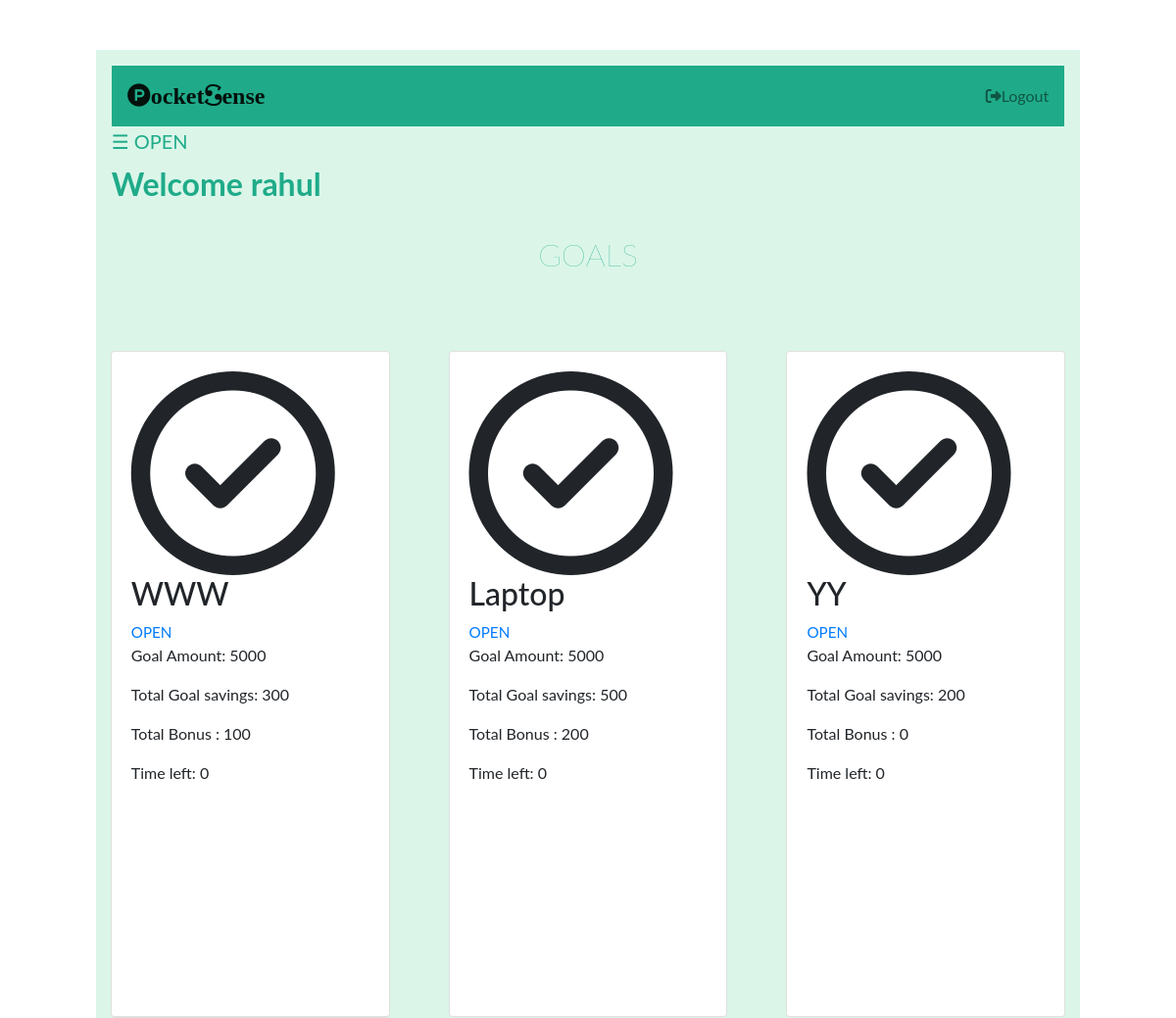
/task/index (signed in, upper part), run on an earlier commit of the app's database.
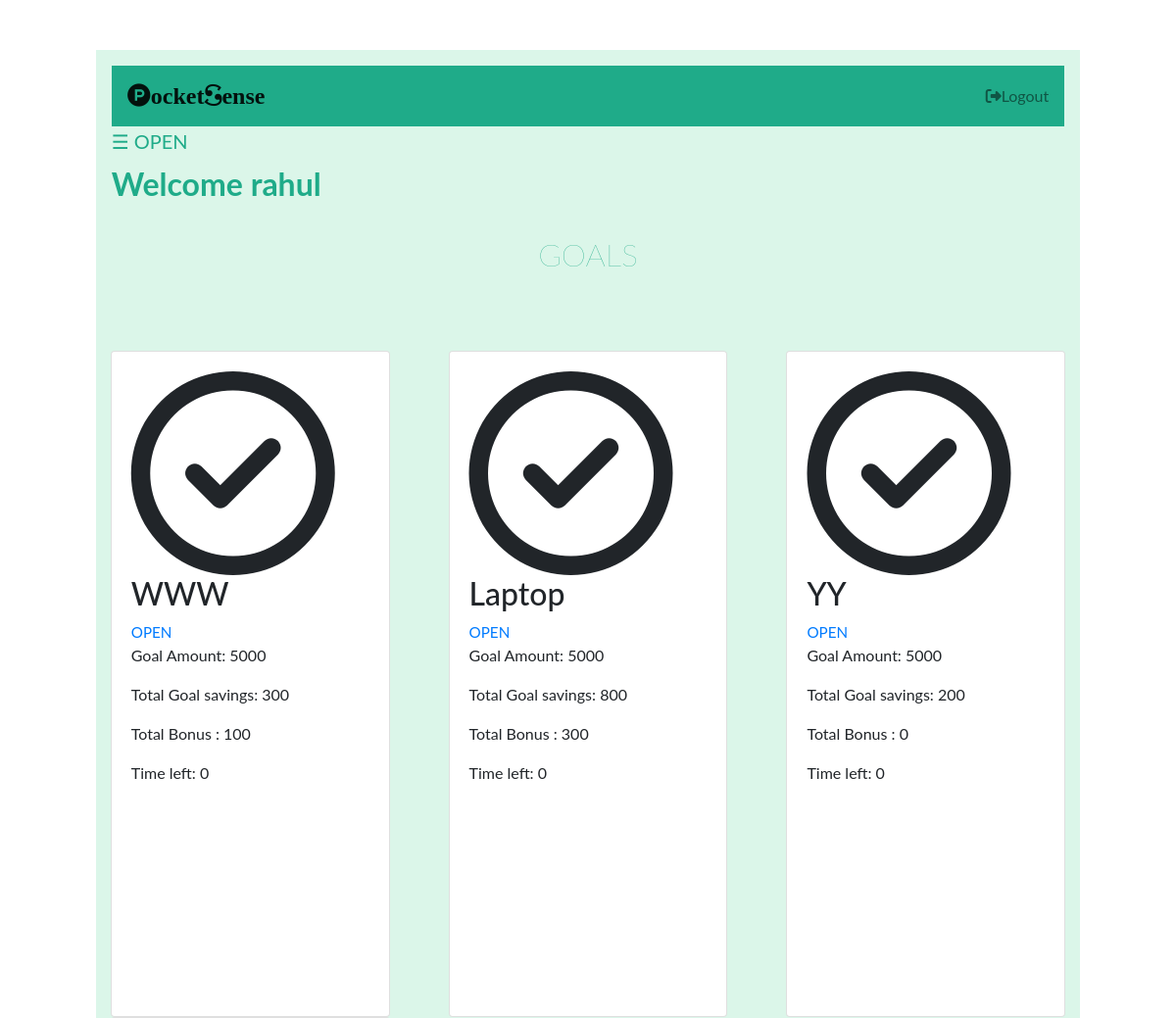
And on a later commit of the database.
### tables this page shows
CREATE TABLE goal(
	goal_id INTEGER PRIMARY KEY AUTOINCREMENT,
	author_id INTEGER ,
	task_author INTEGER,

	goal_name TEXT UNIQUE ,
	income_amt INTEGER ,
	goal_amt INTEGER ,
	goal_saving INTEGER,

	fix_saving_amt INTEGER,
	saving_amt INTEGER ,
	emergency_amt INTEGER ,
	
	bonus INTEGER ,
    time_left INTEGER ,
	personal_amt INTEGER ,
	counter INTEGER,

	created TIMESTAMP DEFAULT CURRENT_TIMESTAMP,


	task_name  TEXT,

	task_amt INTEGER,
	task_count INTEGER,
	
	FOREIGN KEY (author_id) REFERENCES child (child_id),
	
	FOREIGN KEY (task_author) REFERENCES parent (parent_id)

);

### fin/task.py (the view)
@bp.route('/index' ,  methods = ('GET' , 'POST'))
@parent_login_required
def index():
    db = get_db()
    goals = db.execute(
        'SELECT go.goal_id , child_username , goal_amt , goal_name , saving_amt , bonus , time_left , author_id , goal_saving'
        ' FROM goal go JOIN child u ON go.author_id = u.child_id'
        ' ORDER BY created DESC'
    ).fetchall()
    return render_template('task/index.html', goals=goals)

### fin/auth.py (called while the page is built)
@bp.before_app_request
def load_logged_in_parent():
    parent_id = session.get('parent_id')
    if parent_id is None:
        g.parent = None
    else:
        g.parent = get_db().execute(
            'SELECT * FROM parent WHERE parent_id = ?', (parent_id,)
        ).fetchone()

def parent_login_required(view):
    @functools.wraps(view)
    def wrapped_view(**kwargs):
        if g.parent is None:
            return redirect(url_for('auth.parent_login'))
        return view(**kwargs)
    return wrapped_view

@bp.before_app_request
def load_logged_in_child():
    child_id = session.get('child_id')
    if child_id is None:
        g.child = None
    else:
        g.child = get_db().execute(
            'SELECT * FROM child WHERE child_id = ?', (child_id,)
        ).fetchone()

### fin/db.py (called while the page is built)
def get_db():
	if 'db' not in g:
		g.db = sqlite3.connect( current_app.config['DATABASE'] , detect_types=sqlite3.PARSE_DECLTYPES)
		g.db.row_factory = sqlite3.Row
	return g.db

### fin/templates/task/index.html (shortened to what this page needs)
<!DOCTYPE html>
<html>
<head>
  <link rel="stylesheet" href="https://stackpath.bootstrapcdn.com/bootstrap/4.5.0/css/bootstrap.min.css">
<link rel="stylesheet" href="{{ url_for('static', filename='account.css') }}">
</head>
<body>
  <section id="main">
  <div class="container-fluid">
    <section id="first">
      <div id="main">
        <nav class="navbar navbar-light" style="background-color: #1fab89;">
          <a class="navbar-brand" href=""><i class="fa fa-product-hunt" aria-hidden="true"></i>ocket<i class="fa fa-scribd" aria-hidden="true"></i>ense</a>
          <ul class="navbar-nav ml-auto">
            <li class="nav-item">
              {% if g.parent %}
              <a class="nav-link" href="{{ url_for('auth.parent_logout') }}"><i class="fa fa-sign-out" aria-hidden="true"></i>Logout</a>
              {% endif %}
            </li>
          </ul>
        </nav>
        <span class="op" style="font-size:20px;cursor:pointer" onclick="openNav()">&#9776; OPEN</span>
         {% if g.parent %}
        <h2 class="title">Welcome {{ g.parent['parent_username'] }}</h2>
        {% endif %}
      </div>
    <section id="third">
      <h2 class="title_goal">GOALS</h2>
      <div class="card-deck row">
         {% for goal in goals %}
         {% if g.parent['parent_id'] == goal['author_id'] %}
        <div class="pricing-column col-lg-4 col-md-6">
          <div class="card">
            <div class="card-body">
                 <i class="fa fa-ch fa-check-circle-o" aria-hidden="true"></i>
                <h2>{{ goal['goal_name'] }}</h2>
                 <a style = font-size:95%; class="action" href="{{ url_for('task.display' , id=goal['goal_id'])}}">OPEN</a>
                <p class="price-p">Goal Amount: {{ goal['goal_amt'] }}</p>
                <p class="price-p">Total Goal savings: {{ goal['goal_saving'] }}</p>
                <p class="price-p">Total Bonus : {{ goal['bonus'] }}</p>
                <p class="price-p">Time left: {{ goal['time_left'] }}</p>
            </div>
          </div>
        </div>
           {% endif %}
            {% endfor %}
      </div>
    </section>
  </div>
</section>
</body>
</html>

What changed in the data, as far as the page shows it:
changed goal "Laptop": goal_saving "500" → "800"; bonus "200" → "300"
